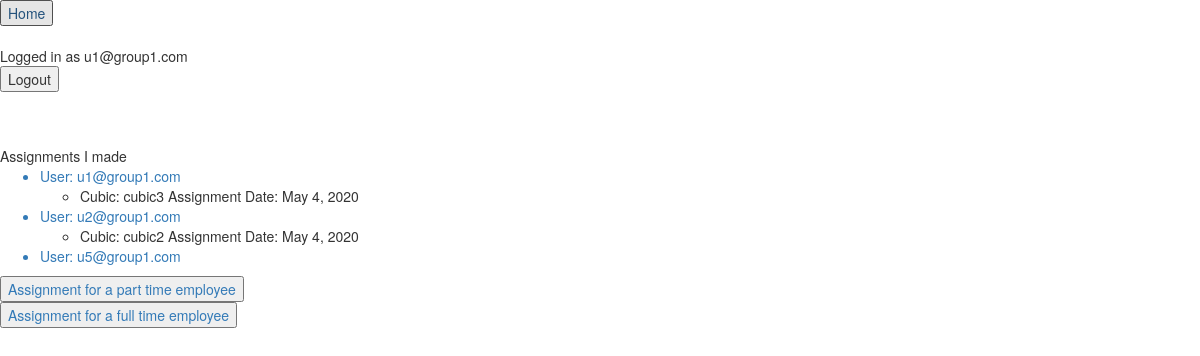
/focal_point/assignments/ (signed in), run on the app's committed database.
### custom_user/models.py (models this page shows, shortened)
class CustomUser(AbstractBaseUser):
    email = models.EmailField(
        verbose_name='email address',
        max_length=255,
        unique=True,
    )
    active = models.BooleanField(default=True)
    staff = models.BooleanField(default=False)  # a admin user; non super-user
    admin = models.BooleanField(default=False)  # a superuser
    objects = UserManager()
    USERNAME_FIELD = 'email'
    REQUIRED_FIELDS = []  # Email & Password are required by default.
    employee_number = models.CharField(max_length=MAX_LENGTH, unique=True)  #TODO: unique? think about admins( now they are always 0)
    start_date = models.DateField(null=True, blank=True)
    end_date = models.DateField(null=True, blank=True)
    percentage = models.CharField(choices=(('full_time', 'full_time'), ('part_time', 'part_time')), max_length=MAX_LENGTH,
                                  default="full_time")
    business_group = models.ForeignKey(BusinessGroup, on_delete=models.CASCADE)
    focal_point = models.BooleanField(default=False)
    space_planner = models.BooleanField(default=False)
    @property
    def is_active(self):
        return self.active

### assign/models.py (models this page shows, shortened)
class AssignUserCubic(models.Model):
    assigner = models.ForeignKey(CustomUser, on_delete=models.CASCADE, related_name='+')  #TODO: type should be focal point or higher?
    time = models.DateField(null=True, blank=True, default=timezone.now())
    assigned_user = models.ForeignKey(CustomUser, on_delete=models.CASCADE, related_name='+')
    cubic = models.ForeignKey(Cubic, on_delete=models.CASCADE)
    class Meta:
        unique_together = (("assigned_user", "cubic"),)

### facilities/models.py (models this page shows, shortened)
class Cubic(models.Model):
    id = models.CharField(primary_key=True, max_length=MAX_LENGTH)
    type = models.CharField(choices=(('shared', 'shared'), ('private', 'private')), max_length=MAX_LENGTH)
    space = models.ForeignKey(Space, on_delete=models.CASCADE)
    business_group = models.ForeignKey(BusinessGroup, on_delete=models.CASCADE)
    area = models.DecimalField(decimal_places=5, max_digits=10)
    def __str__(self):
        return self.id

### cubic_managment/decorators.py (the view)
    def wrap(request, *args, **kwargs):
        if request.user.focal_point:
            return function(request, *args, **kwargs)
        else:
            raise PermissionDenied

### focal_point/views.py (called while the page is built)
@user_is_focal_point
def view_assignments(request):
    focal_point = get_object_or_404(CustomUser, id=request.user.id, focal_point=True)#Check that the user is really a focal point
    assignments = AssignUserCubic.objects.filter(assigner=focal_point)
    users = CustomUser.objects.filter(business_group=request.user.business_group)
    return render(request, 'focal_point/assignments.html', {'assignments': assignments, 'users': users})

### focal_point/templates/focal_point/assignments.html
{% extends 'custom_user/base.html' %}
{% block content %}
    <body>
    {% if assignments %}
    Assignments I made
    {% else %}
    You made no assignments yet
    {% endif %}
    <ul>
            {% for user in users %}
        <a href="{% url 'focal_point:viewuserassignments' user.id %}"><li> User: {{ user.email }} </li></a>
            <ul>
                    {% for assignment in assignments%}
                        {% if assignment.assigned_user == user%}
                            <li>
                                Cubic: {{ assignment.cubic }}
                                Assignment Date: {{assignment.time}}
                            </li>
                        {% endif %}
                    {% endfor %}
            </ul>
            {% endfor %}
    </ul>
      <a href="{% url 'focal_point:assign_part_time' %}">
            <input type="button" value="Assignment for a part time employee">
      </a>
    <br>
        <a href="{% url 'focal_point:assign_full_time' %}">
            <input type="button" value="Assignment for a full time employee">
      </a>
</body>
{% endblock %}

### custom_user/templates/custom_user/base.html (shortened to what this page needs)
<head>
    <link rel="stylesheet" href="https://maxcdn.bootstrapcdn.com/bootstrap/3.3.7/css/bootstrap.min.css" />
  <link rel="stylesheet" href="https://cdnjs.cloudflare.com/ajax/libs/datepicker/0.6.5/datepicker.min.css" />
</head>
<a href="{% url 'homepage' %}">
    <input type="button" value="Home">
</a>
{% if user.is_authenticated %}
Logged in as {{user.email}}
<form action="{% url 'logoutuser'%}" method="POST">
    <button type="submit">Logout</button>
</form>
{% else %}
<a href="{% url 'signupuser'%}">Sign Up</a>
<a href="{% url 'loginuser'%}">Log In</a>
{% endif %}
{% block content %}
{% endblock %}

### data on the page
CustomUser: email "u1@group1.com"
AssignUserCubic: cubic "cubic3", time "May 4, 2020"
CustomUser: email "u2@group1.com"
AssignUserCubic: cubic "cubic2", time "May 4, 2020"
CustomUser: email "u5@group1.com"
